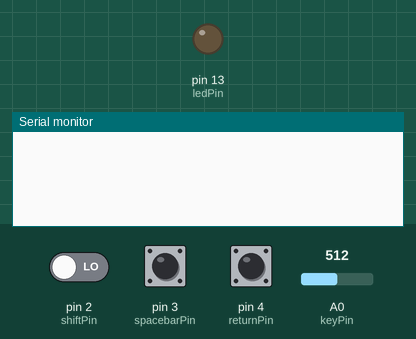
This sketch was run on a simulated Arduino Uno, built with avr-gcc and run on an emulated ATmega328P. Shown: output pins drawn as LEDs (lit = HIGH), the last lines printed to the serial monitor. Inputs (shaded band) come from the test bench; at power-on: pin 3 (spacebarPin) LOW, pin 2 (shiftPin) LOW, pin 4 (returnPin) HIGH, A0 (keyPin) = 512.

Above: at 1.2 s.
1.3 s: pin 3 (spacebarPin) driven HIGH
At 2.4 s:
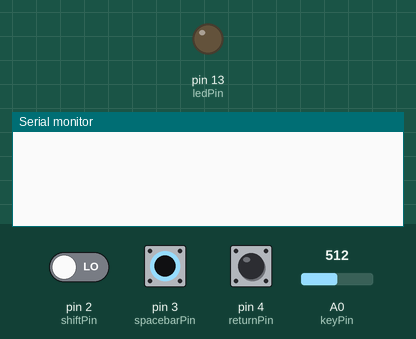
2.8 s: pin 3 (spacebarPin) pulsed LOW 2 times (0.12 s each, 0.3 s apart)
At 4.4 s:
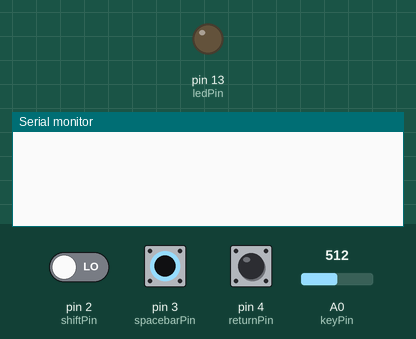

The sketch:

v1.0_-_no_debounce_all_keys_detected.ino
```cpp
/*                                                                           */
/*                                                                           */
/* Schreibmsaschinenkommunikation                                            */
/*                                                                           */
/* The main idea of this project is to make two independent typwriters       */
/* interact with eachother with light in between                             */
/*                                                                           */
/*                                                                           */
/* A project of: Luca Félix & Tim Niedermeier                                */
/* Professor: Michael Schuster                                               */
/* Hochschule für Gestaltung - Schwäbisch Gmünd                              */
/*                                                                           */
/*                                                                           */


/* keys input */
int keyPin = A0;            // input pin for the key detection
int keyValue = 0;           // variable to store the value coming from the sensor
bool keyIsPressed = false;  // variable to block multiple key presses being registered when only on keypress was made
const int tolerance = 1;    // delta value accepted to still detect key
char letterDetected;

/* array to store readings from each key */
int resistanceValuesArray[44] = { 91, 167, 231, 287, 335, 378, 416, 449, 479, 506, 530, 553, 573, 592, 609, 625, 639, 653, 666, 678, 689, 699, 709, 718, 727, 735, 743, 750, 757, 763, 769, 776, 782, 787, 793, 798, 803, 807, 811, 815, 818, 824, 827, 831 };
/* arrays to map input values to letters in typewriter */

// lowercase
char mappedLettersArray[44] = { '´', 'ä', 'ü', '-', 'ß', 'ö', 'p', '.', '+', 'l', 'o', ',', '9', 'k', 'i', 'm', '8', 'j', 'u', 'n', '7', 'h', 'z', 'b', '6', 'g', 't', 'v', '5', 'f', 'r', 'c', '4', 'd', 'e', 'x', '3', 's', 'w', 'y', '2', 'a', 'q', '1' };
// uppercase
char mappedUppercaseLettersArray[44] = { '`', 'Ä', 'Ü', ' ', ':', 'Ö', 'P', '!', '/', 'L', 'O', '?', '§', 'K', 'I', 'M', '_', 'J', 'U', 'N', ')', 'H', 'Z', 'B', '(', 'G', 'T', 'V', '&', 'F', 'R', 'C', '%', 'D', 'E', 'X', '=', 'S', 'W', 'Y', '23', 'A', 'Q', ';' };

/* shift input */
int shiftPin = 2;         // input pin for shift detection
bool shiftValue = false;  // variable to store the incoming value from the sensor

/* return input (new line arm) */
int returnPin = 4;
bool returnValue = false;
bool returnIsPressed = false;

/* spacebar input */
int spacebarPin = 3;
bool spacebarValue = false;
bool spacebarIsPressed = false;
int desiredValue = 1014;

int ledPin = 13;  // select the pin for the LED

void setup() {

  /* prepare all pins for input or output */
  pinMode(ledPin, OUTPUT);
  pinMode(shiftPin, INPUT);
  pinMode(spacebarPin, INPUT);
  pinMode(returnPin, INPUT);

  /* iniciate serial communication */
  Serial.begin(9600);
}

void loop() {
  updateValueReadings();
  detectReturnPress();
  detectSpacebarPress();
  detectKeyPress();
}

void updateValueReadings() {
  keyValue = analogRead(keyPin);
  shiftValue = digitalRead(shiftPin);
  spacebarValue = digitalRead(spacebarPin);
  returnValue = !digitalRead(returnPin);
}

void detectReturnPress() {
  if (returnValue && !returnIsPressed) {
    Serial.println(" ");
    while (returnValue) {
      returnValue = digitalRead(returnPin);
      returnIsPressed = true;
    }
    returnIsPressed = false;
    delay(1000);
  }
}

void detectSpacebarPress() {
  if (spacebarValue && !spacebarIsPressed) {
    Serial.print(" ");
    while (spacebarValue) {
      spacebarValue = digitalRead(spacebarPin);
      spacebarIsPressed = true;
    }
    spacebarIsPressed = false;
    delay(100);
  }
}

void detectKeyPress() {
  for (int i = 0; i < sizeof resistanceValuesArray / sizeof resistanceValuesArray[0]; i++) {
    if (keyValue > resistanceValuesArray[i] - tolerance && keyValue < resistanceValuesArray[i] + tolerance && !keyIsPressed) {
      if (shiftValue) {
        letterDetected = mappedUppercaseLettersArray[i];
      } else {
        letterDetected = mappedLettersArray[i];
      }
      Serial.print(letterDetected);
      while (keyValue < 1023) {
        keyValue = analogRead(keyPin);
        keyIsPressed = true;
      }
      keyIsPressed = false;
      digitalWrite(ledPin, HIGH);
      delay(100);
      return;
    } else {
      digitalWrite(ledPin, LOW);
    }
  }
}

char mapKeyPress() {}

/* bool debounceKeyPresses(state) {
  static int isKeyPressed = 0;
  if (state == LOW)
} */
```

Measured:
- after the input at 1.3 s, the serial monitor: prints a new line at once (image 1)
- after the input at 2.8 s, the serial monitor: prints a new line after 0.12 s (image 2)
